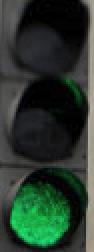
#> input picture semafor/1.png, 47 x 126 px (shown 2 times larger)
$ jupyter execute DetectByShapeMatch.ipynb
#> lines starting #> are read from the running program, lines starting #| are printed output that depends on the picture; after the words box and inside, x2 and y2 are one past the last pixel; in counts of white or black regions, pixels touching at a corner belong together; long printed decimals are rounded
[cell 1]
import cv2
import numpy as np

tpl = cv2.imread("1.png",0)
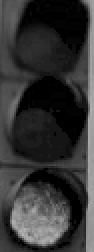
#> tpl: shape (126, 47) (shown 2 times larger); min 0, max 182, mean 51.9
w,h = tpl.shape[::-1]
#> w = 47; h = 126
w,h = int(w),int(h)
tpl = cv2.resize(tpl,(w,h), interpolation = cv2.INTER_CUBIC)
image = cv2.imread("s1.jpg",0)
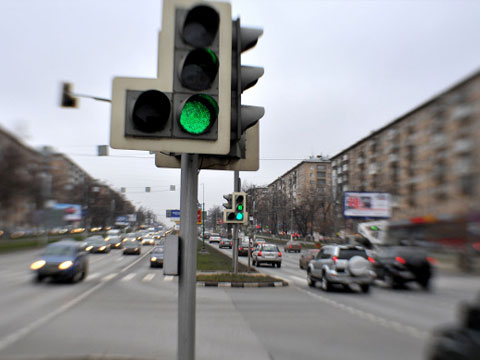
#> input picture semafor/s1.jpg, 480 x 360 px
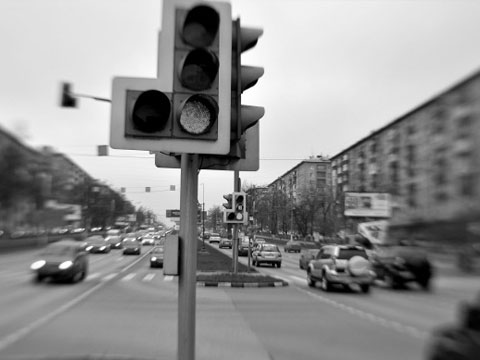
#> image: shape (360, 480); min 0, max 255, mean 144.7
#tpl = cv2.resize(tpl,0.5, interpolation = cv2.INTER_CUBIC)
res = cv2.matchTemplate(image,tpl,cv2.TM_CCOEFF_NORMED)
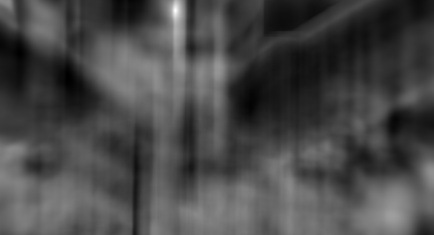
#> res: shape (235, 434) float32; min -0.471, max 0.985, mean -0.054; drawn with min black and max white
print(cv2.minMaxLoc(res))
#| (-0.471, 0.9852, (67, 76), (175, 10))
if(cv2.minMaxLoc(res)[1]>0.4):
    top_left = cv2.minMaxLoc(res)[3]
#> top_left = (175, 10)
    bottom_right = (top_left[0] + w, top_left[1] + h)
#> bottom_right = (222, 136)
    cv2.rectangle(image,top_left, bottom_right, 255, 2)
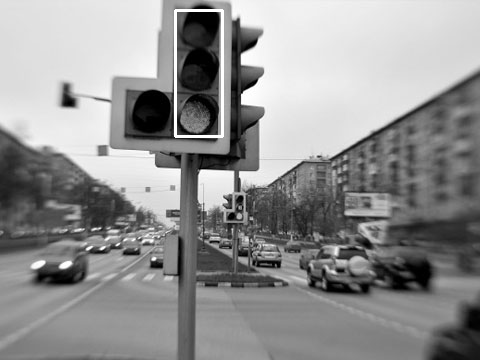
#> image: shape (360, 480); 0.6% of pixels changed, all inside (x1, y1, x2, y2) = (174, 9, 224, 138)
    cv2.imshow('frame',image)
    cv2.waitKey(0)
cv2.destroyAllWindows()
